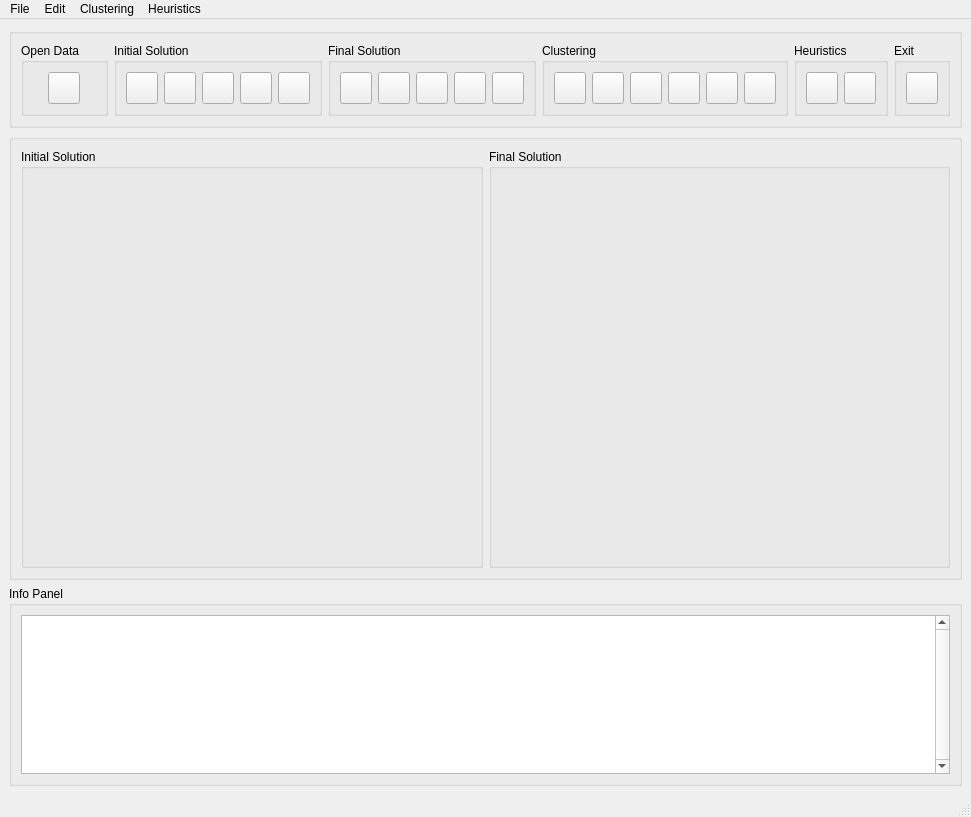
<?xml version="1.0" encoding="UTF-8"?>
<ui version="4.0">
 <class>MainWindow</class>
 <widget class="QMainWindow" name="MainWindow">
  <property name="geometry">
   <rect>
    <x>0</x>
    <y>0</y>
    <width>931</width>
    <height>817</height>
   </rect>
  </property>
  <property name="baseSize">
   <size>
    <width>1280</width>
    <height>720</height>
   </size>
  </property>
  <property name="windowTitle">
   <string>HUB ALLOCATION USER INTERFACE</string>
  </property>
  <widget class="QWidget" name="centralwidget">
   <layout class="QVBoxLayout" name="verticalLayout_2">
    <item>
     <widget class="QGroupBox" name="groupBox_9">
      <property name="sizePolicy">
       <sizepolicy hsizetype="Preferred" vsizetype="Maximum">
        <horstretch>0</horstretch>
        <verstretch>0</verstretch>
       </sizepolicy>
      </property>
      <property name="title">
       <string/>
      </property>
      <layout class="QHBoxLayout" name="horizontalLayout_8">
       <item>
        <widget class="QGroupBox" name="groupBox_10">
         <property name="title">
          <string>Open Data</string>
         </property>
         <layout class="QHBoxLayout" name="horizontalLayout_9">
          <item>
           <widget class="QToolButton" name="toolButton_openData">
            <property name="minimumSize">
             <size>
              <width>32</width>
              <height>32</height>
             </size>
            </property>
            <property name="text">
             <string/>
            </property>
           </widget>
          </item>
         </layout>
        </widget>
       </item>
       <item>
        <widget class="QGroupBox" name="groupBox_4">
         <property name="sizePolicy">
          <sizepolicy hsizetype="Preferred" vsizetype="Maximum">
           <horstretch>0</horstretch>
           <verstretch>0</verstretch>
          </sizepolicy>
         </property>
         <property name="title">
          <string>Initial Solution</string>
         </property>
         <layout class="QHBoxLayout" name="horizontalLayout_4">
          <item>
           <widget class="QToolButton" name="toolButton_saveInitialSolution">
            <property name="minimumSize">
             <size>
              <width>32</width>
              <height>32</height>
             </size>
            </property>
            <property name="text">
             <string/>
            </property>
           </widget>
          </item>
          <item>
           <widget class="QToolButton" name="toolButton_exportAsInitialSolution">
            <property name="minimumSize">
             <size>
              <width>32</width>
              <height>32</height>
             </size>
            </property>
            <property name="text">
             <string/>
            </property>
           </widget>
          </item>
          <item>
           <widget class="QToolButton" name="toolButton_clearInitialSolution">
            <property name="minimumSize">
             <size>
              <width>32</width>
              <height>32</height>
             </size>
            </property>
            <property name="text">
             <string/>
            </property>
           </widget>
          </item>
          <item>
           <widget class="QToolButton" name="toolButton_undoInitialSolution">
            <property name="minimumSize">
             <size>
              <width>32</width>
              <height>32</height>
             </size>
            </property>
            <property name="text">
             <string/>
            </property>
           </widget>
          </item>
          <item>
           <widget class="QToolButton" name="toolButton_redoInitialSolution">
            <property name="minimumSize">
             <size>
              <width>32</width>
              <height>32</height>
             </size>
            </property>
            <property name="text">
             <string/>
            </property>
           </widget>
          </item>
         </layout>
        </widget>
       </item>
       <item>
        <widget class="QGroupBox" name="groupBox_5">
         <property name="sizePolicy">
          <sizepolicy hsizetype="Preferred" vsizetype="Maximum">
           <horstretch>0</horstretch>
           <verstretch>0</verstretch>
          </sizepolicy>
         </property>
         <property name="title">
          <string>Final Solution</string>
         </property>
         <layout class="QHBoxLayout" name="horizontalLayout_5">
          <item>
           <widget class="QToolButton" name="toolButton_saveFinalSolution">
            <property name="minimumSize">
             <size>
              <width>32</width>
              <height>32</height>
             </size>
            </property>
            <property name="text">
             <string/>
            </property>
           </widget>
          </item>
          <item>
           <widget class="QToolButton" name="toolButton_exportAsFinalSolution">
            <property name="minimumSize">
             <size>
              <width>32</width>
              <height>32</height>
             </size>
            </property>
            <property name="text">
             <string/>
            </property>
           </widget>
          </item>
          <item>
           <widget class="QToolButton" name="toolButton_clearFinalSolution">
            <property name="minimumSize">
             <size>
              <width>32</width>
              <height>32</height>
             </size>
            </property>
            <property name="text">
             <string/>
            </property>
           </widget>
          </item>
          <item>
           <widget class="QToolButton" name="toolButton_undoFinalSolution">
            <property name="minimumSize">
             <size>
              <width>32</width>
              <height>32</height>
             </size>
            </property>
            <property name="text">
             <string/>
            </property>
           </widget>
          </item>
          <item>
           <widget class="QToolButton" name="toolButton_redoFinalSolution">
            <property name="minimumSize">
             <size>
              <width>32</width>
              <height>32</height>
             </size>
            </property>
            <property name="text">
             <string/>
            </property>
           </widget>
          </item>
         </layout>
        </widget>
       </item>
       <item>
        <widget class="QGroupBox" name="groupBox_6">
         <property name="sizePolicy">
          <sizepolicy hsizetype="Preferred" vsizetype="Maximum">
           <horstretch>0</horstretch>
           <verstretch>0</verstretch>
          </sizepolicy>
         </property>
         <property name="title">
          <string>Clustering</string>
         </property>
         <layout class="QHBoxLayout" name="horizontalLayout_6">
          <item>
           <widget class="QToolButton" name="toolButton_kMeans">
            <property name="minimumSize">
             <size>
              <width>32</width>
              <height>32</height>
             </size>
            </property>
            <property name="text">
             <string/>
            </property>
           </widget>
          </item>
          <item>
           <widget class="QToolButton" name="toolButton_affinityPropagation">
            <property name="minimumSize">
             <size>
              <width>32</width>
              <height>32</height>
             </size>
            </property>
            <property name="text">
             <string/>
            </property>
           </widget>
          </item>
          <item>
           <widget class="QToolButton" name="toolButton_meanShift">
            <property name="minimumSize">
             <size>
              <width>32</width>
              <height>32</height>
             </size>
            </property>
            <property name="text">
             <string/>
            </property>
           </widget>
          </item>
          <item>
           <widget class="QToolButton" name="toolButton_spectralClustering">
            <property name="minimumSize">
             <size>
              <width>32</width>
              <height>32</height>
             </size>
            </property>
            <property name="text">
             <string/>
            </property>
           </widget>
          </item>
          <item>
           <widget class="QToolButton" name="toolButton_hierarchicalClustering">
            <property name="minimumSize">
             <size>
              <width>32</width>
              <height>32</height>
             </size>
            </property>
            <property name="text">
             <string/>
            </property>
           </widget>
          </item>
          <item>
           <widget class="QToolButton" name="toolButton_dbscan">
            <property name="minimumSize">
             <size>
              <width>32</width>
              <height>32</height>
             </size>
            </property>
            <property name="text">
             <string/>
            </property>
           </widget>
          </item>
         </layout>
        </widget>
       </item>
       <item>
        <widget class="QGroupBox" name="groupBox_7">
         <property name="sizePolicy">
          <sizepolicy hsizetype="Preferred" vsizetype="Maximum">
           <horstretch>0</horstretch>
           <verstretch>0</verstretch>
          </sizepolicy>
         </property>
         <property name="title">
          <string>Heuristics</string>
         </property>
         <layout class="QHBoxLayout" name="horizontalLayout_7">
          <item>
           <widget class="QToolButton" name="toolButton_hillClimbing">
            <property name="minimumSize">
             <size>
              <width>32</width>
              <height>32</height>
             </size>
            </property>
            <property name="text">
             <string/>
            </property>
           </widget>
          </item>
          <item>
           <widget class="QToolButton" name="toolButton_simulatedAnneling">
            <property name="minimumSize">
             <size>
              <width>32</width>
              <height>32</height>
             </size>
            </property>
            <property name="text">
             <string/>
            </property>
           </widget>
          </item>
         </layout>
        </widget>
       </item>
       <item>
        <widget class="QGroupBox" name="groupBox_11">
         <property name="title">
          <string>Exit</string>
         </property>
         <layout class="QHBoxLayout" name="horizontalLayout_10">
          <item>
           <widget class="QToolButton" name="toolButton_exit">
            <property name="minimumSize">
             <size>
              <width>32</width>
              <height>32</height>
             </size>
            </property>
            <property name="text">
             <string/>
            </property>
           </widget>
          </item>
         </layout>
        </widget>
       </item>
      </layout>
     </widget>
    </item>
    <item>
     <widget class="QGroupBox" name="groupBox_3">
      <property name="title">
       <string/>
      </property>
      <layout class="QHBoxLayout" name="horizontalLayout_3">
       <item>
        <widget class="QGroupBox" name="groupBox">
         <property name="title">
          <string>Initial Solution</string>
         </property>
         <layout class="QHBoxLayout" name="horizontalLayout">
          <item>
           <widget class="QLabel" name="label_initialSolution">
            <property name="sizePolicy">
             <sizepolicy hsizetype="Preferred" vsizetype="Minimum">
              <horstretch>0</horstretch>
              <verstretch>0</verstretch>
             </sizepolicy>
            </property>
            <property name="text">
             <string/>
            </property>
            <property name="scaledContents">
             <bool>true</bool>
            </property>
           </widget>
          </item>
         </layout>
        </widget>
       </item>
       <item>
        <widget class="QGroupBox" name="groupBox_2">
         <property name="title">
          <string>Final Solution</string>
         </property>
         <layout class="QHBoxLayout" name="horizontalLayout_2">
          <item>
           <widget class="QLabel" name="label_finalSolution">
            <property name="sizePolicy">
             <sizepolicy hsizetype="Preferred" vsizetype="Preferred">
              <horstretch>0</horstretch>
              <verstretch>0</verstretch>
             </sizepolicy>
            </property>
            <property name="text">
             <string/>
            </property>
            <property name="scaledContents">
             <bool>true</bool>
            </property>
           </widget>
          </item>
         </layout>
        </widget>
       </item>
      </layout>
     </widget>
    </item>
    <item>
     <widget class="QGroupBox" name="groupBox_8">
      <property name="sizePolicy">
       <sizepolicy hsizetype="Preferred" vsizetype="Preferred">
        <horstretch>0</horstretch>
        <verstretch>0</verstretch>
       </sizepolicy>
      </property>
      <property name="maximumSize">
       <size>
        <width>16777215</width>
        <height>200</height>
       </size>
      </property>
      <property name="title">
       <string>Info Panel</string>
      </property>
      <layout class="QVBoxLayout" name="verticalLayout">
       <item>
        <widget class="QTextBrowser" name="textBrowser_infoPanel">
         <property name="sizePolicy">
          <sizepolicy hsizetype="Preferred" vsizetype="Preferred">
           <horstretch>0</horstretch>
           <verstretch>0</verstretch>
          </sizepolicy>
         </property>
         <property name="maximumSize">
          <size>
           <width>16777215</width>
           <height>200</height>
          </size>
         </property>
         <property name="verticalScrollBarPolicy">
          <enum>Qt::ScrollBarAlwaysOn</enum>
         </property>
        </widget>
       </item>
      </layout>
     </widget>
    </item>
   </layout>
  </widget>
  <widget class="QMenuBar" name="menubar">
   <property name="geometry">
    <rect>
     <x>0</x>
     <y>0</y>
     <width>931</width>
     <height>21</height>
    </rect>
   </property>
   <widget class="QMenu" name="menuFile">
    <property name="title">
     <string>File</string>
    </property>
    <widget class="QMenu" name="menuExport_As">
     <property name="title">
      <string>Export As</string>
     </property>
     <addaction name="actionExport_As_Initial_Solution"/>
     <addaction name="actionExport_As_Final_Solution"/>
    </widget>
    <addaction name="actionOpen_Data"/>
    <addaction name="separator"/>
    <addaction name="actionSave_Initial_Solution"/>
    <addaction name="actionSave_Final_Solution"/>
    <addaction name="separator"/>
    <addaction name="menuExport_As"/>
    <addaction name="separator"/>
    <addaction name="actionExit"/>
   </widget>
   <widget class="QMenu" name="menuEdit">
    <property name="title">
     <string>Edit</string>
    </property>
    <widget class="QMenu" name="menuClear">
     <property name="title">
      <string>Clear</string>
     </property>
     <addaction name="actionClear_Initial_Solution"/>
     <addaction name="actionClear_Final_Solution"/>
    </widget>
    <widget class="QMenu" name="menuUndo">
     <property name="title">
      <string>Undo</string>
     </property>
     <addaction name="actionUndo_Initial_Solution"/>
     <addaction name="actionUndo_Final_Solution"/>
    </widget>
    <widget class="QMenu" name="menuRedo">
     <property name="title">
      <string>Redo</string>
     </property>
     <addaction name="actionRedo_Initial_Solution"/>
     <addaction name="actionRedo_Final_Solution"/>
    </widget>
    <addaction name="menuClear"/>
    <addaction name="separator"/>
    <addaction name="menuUndo"/>
    <addaction name="menuRedo"/>
   </widget>
   <widget class="QMenu" name="menuClustering">
    <property name="title">
     <string>Clustering</string>
    </property>
    <addaction name="actionK_Means"/>
    <addaction name="actionAffinity_Propagation"/>
    <addaction name="actionMean_shift"/>
    <addaction name="actionSpectral_Clustering"/>
    <addaction name="actionHierarchical_Clustering"/>
    <addaction name="actionDBSCAN"/>
   </widget>
   <widget class="QMenu" name="menuHeuristics">
    <property name="title">
     <string>Heuristics</string>
    </property>
    <addaction name="actionHill_Climbing"/>
    <addaction name="actionSimulated_Anneling"/>
   </widget>
   <addaction name="menuFile"/>
   <addaction name="menuEdit"/>
   <addaction name="menuClustering"/>
   <addaction name="menuHeuristics"/>
  </widget>
  <widget class="QStatusBar" name="statusbar"/>
  <action name="actionOpen_Data">
   <property name="text">
    <string>Open Data</string>
   </property>
  </action>
  <action name="actionSave_Initial_Solution">
   <property name="text">
    <string>Save Initial Solution</string>
   </property>
  </action>
  <action name="actionSave_Final_Solution">
   <property name="text">
    <string>Save Final Solution</string>
   </property>
  </action>
  <action name="actionExit">
   <property name="text">
    <string>Exit</string>
   </property>
  </action>
  <action name="actionClear_Initial_Solution">
   <property name="text">
    <string>Initial Solution</string>
   </property>
  </action>
  <action name="actionClear_Final_Solution">
   <property name="text">
    <string>Final Solution</string>
   </property>
  </action>
  <action name="actionUndo_Initial_Solution">
   <property name="text">
    <string>Initial Solution</string>
   </property>
  </action>
  <action name="actionUndo_Final_Solution">
   <property name="text">
    <string>Final Solution</string>
   </property>
  </action>
  <action name="actionRedo_Initial_Solution">
   <property name="text">
    <string>Initial Solution</string>
   </property>
  </action>
  <action name="actionRedo_Final_Solution">
   <property name="text">
    <string>Final Solution</string>
   </property>
  </action>
  <action name="actionK_Means">
   <property name="text">
    <string>K-Means</string>
   </property>
  </action>
  <action name="actionAffinity_Propagation">
   <property name="text">
    <string>Affinity Propagation</string>
   </property>
  </action>
  <action name="actionMean_shift">
   <property name="text">
    <string>Mean-shift</string>
   </property>
  </action>
  <action name="actionSpectral_Clustering">
   <property name="text">
    <string>Spectral Clustering</string>
   </property>
  </action>
  <action name="actionHierarchical_Clustering">
   <property name="text">
    <string>Hierarchical Clustering</string>
   </property>
  </action>
  <action name="actionDBSCAN">
   <property name="text">
    <string>DBSCAN</string>
   </property>
  </action>
  <action name="actionHill_Climbing">
   <property name="text">
    <string>Hill Climbing</string>
   </property>
  </action>
  <action name="actionSimulated_Anneling">
   <property name="text">
    <string>Simulated Anneling</string>
   </property>
  </action>
  <action name="actionExport_As_Initial_Solution">
   <property name="text">
    <string>Initial Solution</string>
   </property>
  </action>
  <action name="actionExport_As_Final_Solution">
   <property name="text">
    <string>Final Solution</string>
   </property>
  </action>
 </widget>
 <resources/>
 <connections>
  <connection>
   <sender>toolButton_affinityPropagation</sender>
   <signal>clicked()</signal>
   <receiver>actionAffinity_Propagation</receiver>
   <slot>trigger()</slot>
   <hints>
    <hint type="sourcelabel">
     <x>579</x>
     <y>78</y>
    </hint>
    <hint type="destinationlabel">
     <x>-1</x>
     <y>-1</y>
    </hint>
   </hints>
  </connection>
  <connection>
   <sender>toolButton_clearFinalSolution</sender>
   <signal>clicked()</signal>
   <receiver>actionClear_Final_Solution</receiver>
   <slot>trigger()</slot>
   <hints>
    <hint type="sourcelabel">
     <x>407</x>
     <y>78</y>
    </hint>
    <hint type="destinationlabel">
     <x>-1</x>
     <y>-1</y>
    </hint>
   </hints>
  </connection>
  <connection>
   <sender>toolButton_clearInitialSolution</sender>
   <signal>clicked()</signal>
   <receiver>actionClear_Initial_Solution</receiver>
   <slot>trigger()</slot>
   <hints>
    <hint type="sourcelabel">
     <x>197</x>
     <y>78</y>
    </hint>
    <hint type="destinationlabel">
     <x>-1</x>
     <y>-1</y>
    </hint>
   </hints>
  </connection>
  <connection>
   <sender>toolButton_dbscan</sender>
   <signal>clicked()</signal>
   <receiver>actionDBSCAN</receiver>
   <slot>trigger()</slot>
   <hints>
    <hint type="sourcelabel">
     <x>731</x>
     <y>78</y>
    </hint>
    <hint type="destinationlabel">
     <x>-1</x>
     <y>-1</y>
    </hint>
   </hints>
  </connection>
  <connection>
   <sender>toolButton_exit</sender>
   <signal>clicked()</signal>
   <receiver>actionExit</receiver>
   <slot>trigger()</slot>
   <hints>
    <hint type="sourcelabel">
     <x>885</x>
     <y>78</y>
    </hint>
    <hint type="destinationlabel">
     <x>-1</x>
     <y>-1</y>
    </hint>
   </hints>
  </connection>
  <connection>
   <sender>toolButton_exportAsFinalSolution</sender>
   <signal>clicked()</signal>
   <receiver>actionExport_As_Final_Solution</receiver>
   <slot>trigger()</slot>
   <hints>
    <hint type="sourcelabel">
     <x>369</x>
     <y>78</y>
    </hint>
    <hint type="destinationlabel">
     <x>-1</x>
     <y>-1</y>
    </hint>
   </hints>
  </connection>
  <connection>
   <sender>toolButton_exportAsInitialSolution</sender>
   <signal>clicked()</signal>
   <receiver>actionExport_As_Initial_Solution</receiver>
   <slot>trigger()</slot>
   <hints>
    <hint type="sourcelabel">
     <x>159</x>
     <y>78</y>
    </hint>
    <hint type="destinationlabel">
     <x>-1</x>
     <y>-1</y>
    </hint>
   </hints>
  </connection>
  <connection>
   <sender>toolButton_hierarchicalClustering</sender>
   <signal>clicked()</signal>
   <receiver>actionHierarchical_Clustering</receiver>
   <slot>trigger()</slot>
   <hints>
    <hint type="sourcelabel">
     <x>693</x>
     <y>78</y>
    </hint>
    <hint type="destinationlabel">
     <x>-1</x>
     <y>-1</y>
    </hint>
   </hints>
  </connection>
  <connection>
   <sender>toolButton_hillClimbing</sender>
   <signal>clicked()</signal>
   <receiver>actionHill_Climbing</receiver>
   <slot>trigger()</slot>
   <hints>
    <hint type="sourcelabel">
     <x>789</x>
     <y>78</y>
    </hint>
    <hint type="destinationlabel">
     <x>-1</x>
     <y>-1</y>
    </hint>
   </hints>
  </connection>
  <connection>
   <sender>toolButton_kMeans</sender>
   <signal>clicked()</signal>
   <receiver>actionK_Means</receiver>
   <slot>trigger()</slot>
   <hints>
    <hint type="sourcelabel">
     <x>541</x>
     <y>78</y>
    </hint>
    <hint type="destinationlabel">
     <x>-1</x>
     <y>-1</y>
    </hint>
   </hints>
  </connection>
  <connection>
   <sender>toolButton_meanShift</sender>
   <signal>clicked()</signal>
   <receiver>actionMean_shift</receiver>
   <slot>trigger()</slot>
   <hints>
    <hint type="sourcelabel">
     <x>617</x>
     <y>78</y>
    </hint>
    <hint type="destinationlabel">
     <x>-1</x>
     <y>-1</y>
    </hint>
   </hints>
  </connection>
  <connection>
   <sender>toolButton_openData</sender>
   <signal>clicked()</signal>
   <receiver>actionOpen_Data</receiver>
   <slot>trigger()</slot>
   <hints>
    <hint type="sourcelabel">
     <x>53</x>
     <y>78</y>
    </hint>
    <hint type="destinationlabel">
     <x>-1</x>
     <y>-1</y>
    </hint>
   </hints>
  </connection>
  <connection>
   <sender>toolButton_redoFinalSolution</sender>
   <signal>clicked()</signal>
   <receiver>actionRedo_Final_Solution</receiver>
   <slot>trigger()</slot>
   <hints>
    <hint type="sourcelabel">
     <x>483</x>
     <y>78</y>
    </hint>
    <hint type="destinationlabel">
     <x>-1</x>
     <y>-1</y>
    </hint>
   </hints>
  </connection>
  <connection>
   <sender>toolButton_redoInitialSolution</sender>
   <signal>clicked()</signal>
   <receiver>actionRedo_Initial_Solution</receiver>
   <slot>trigger()</slot>
   <hints>
    <hint type="sourcelabel">
     <x>273</x>
     <y>78</y>
    </hint>
    <hint type="destinationlabel">
     <x>-1</x>
     <y>-1</y>
    </hint>
   </hints>
  </connection>
  <connection>
   <sender>toolButton_saveFinalSolution</sender>
   <signal>clicked()</signal>
   <receiver>actionSave_Final_Solution</receiver>
   <slot>trigger()</slot>
   <hints>
    <hint type="sourcelabel">
     <x>331</x>
     <y>78</y>
    </hint>
    <hint type="destinationlabel">
     <x>-1</x>
     <y>-1</y>
    </hint>
   </hints>
  </connection>
  <connection>
   <sender>toolButton_saveInitialSolution</sender>
   <signal>clicked()</signal>
   <receiver>actionSave_Initial_Solution</receiver>
   <slot>trigger()</slot>
   <hints>
    <hint type="sourcelabel">
     <x>121</x>
     <y>78</y>
    </hint>
    <hint type="destinationlabel">
     <x>-1</x>
     <y>-1</y>
    </hint>
   </hints>
  </connection>
  <connection>
   <sender>toolButton_simulatedAnneling</sender>
   <signal>clicked()</signal>
   <receiver>actionSimulated_Anneling</receiver>
   <slot>trigger()</slot>
   <hints>
    <hint type="sourcelabel">
     <x>827</x>
     <y>78</y>
    </hint>
    <hint type="destinationlabel">
     <x>-1</x>
     <y>-1</y>
    </hint>
   </hints>
  </connection>
  <connection>
   <sender>toolButton_spectralClustering</sender>
   <signal>clicked()</signal>
   <receiver>actionSpectral_Clustering</receiver>
   <slot>trigger()</slot>
   <hints>
    <hint type="sourcelabel">
     <x>655</x>
     <y>78</y>
    </hint>
    <hint type="destinationlabel">
     <x>-1</x>
     <y>-1</y>
    </hint>
   </hints>
  </connection>
  <connection>
   <sender>toolButton_undoFinalSolution</sender>
   <signal>clicked()</signal>
   <receiver>actionUndo_Final_Solution</receiver>
   <slot>trigger()</slot>
   <hints>
    <hint type="sourcelabel">
     <x>445</x>
     <y>78</y>
    </hint>
    <hint type="destinationlabel">
     <x>-1</x>
     <y>-1</y>
    </hint>
   </hints>
  </connection>
  <connection>
   <sender>toolButton_undoInitialSolution</sender>
   <signal>clicked()</signal>
   <receiver>actionUndo_Initial_Solution</receiver>
   <slot>trigger()</slot>
   <hints>
    <hint type="sourcelabel">
     <x>235</x>
     <y>78</y>
    </hint>
    <hint type="destinationlabel">
     <x>-1</x>
     <y>-1</y>
    </hint>
   </hints>
  </connection>
 </connections>
</ui>
